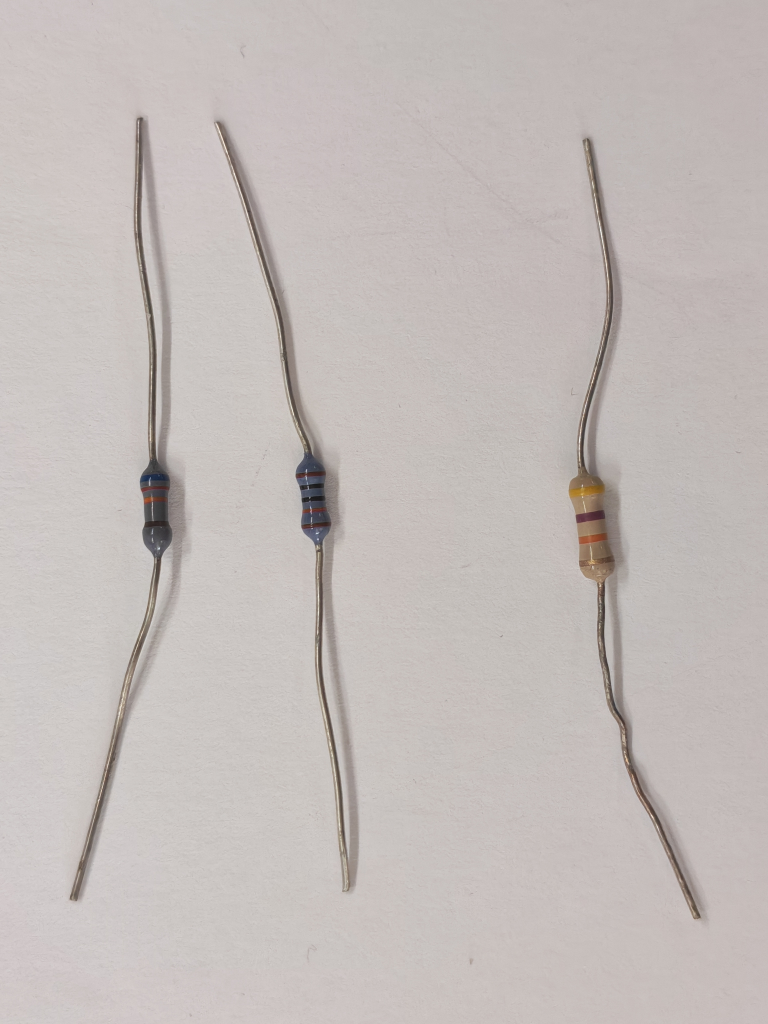
#> input picture Resistor Dataset/IMG_20261021_165521_edit_481341686314714.jpg, 3072 x 4096 px (shown at 1/4 size); its folder holds only this picture in this run
$ python stage1_preprocessing.py
#> lines starting #> are read from the running program, lines starting #| are printed output that depends on the picture
"""
Machine Vision (UFMFRR-15-M) - Group Project
Stage 1: Radiometric & Spatial Preprocessing (Units 2, 4, 5)

Primary Contributor: Jakub Wrzyszcz

Unified Pipeline Methodology:
  1. Luminance Decoupling & Contrast Normalisation (Units 2 & 4):
     Applies Contrast Limited Adaptive Histogram Equalisation (CLAHE) exclusively
     to perceptual Luminance (CIE LAB L-channel) to enhance shadow details and flatten
     lighting gradients without distorting colour chromaticity (Hue / Saturation).
     - Apples (clipLimit=2.5, tileGridSize=(8, 8)): Compensates for harsh orchard canopy shadows.
     - Resistors (clipLimit=2.0, tileGridSize=(8, 8)): Flattens uneven workbench illumination.
  2. Spatial Denoising (Unit 5):
     Applies Median filtering and 3x3 Gaussian smoothing across RGB space. Denoising in RGB
     avoids phase wrap-around artefacts at the 0/179 Hue boundary.
     - Apples (3x3 median): Suppresses fine sensor noise while preserving edge boundaries.
     - Resistors (5x5 median): Attenuates specular glare streaks along cylindrical bodies.
  3. Channel Representation (Unit 2):
     Extracts denoised RGB, clean HSV channels, and true Unit 2 Intensity:
     I = (R + G + B) / 3.
"""

import os
import glob
import cv2
import numpy as np
import matplotlib.pyplot as plt


def compute_unit2_intensity(rgb_img):
    """Computes true Unit 2 Slide 25 Intensity: I = (R + G + B) / 3."""
    return np.mean(rgb_img.astype(np.float32), axis=2).astype(np.uint8)


def preprocess_stage1(rgb_img, mode="apple"):
    """
    Stage 1 Unified Preprocessing for both Apples and Resistors:
      - Normalizes contrast via CLAHE on perceptual Luminance (LAB L).
      - Denoises spatially using median + Gaussian smoothing.
      - Returns preprocessed RGB, H, S, V, true Unit 2 Intensity I, raw L, and equalised L.
    """
    # 1. Decoupled Contrast Normalisation on Luminance (Units 2 & 4)
    lab = cv2.cvtColor(rgb_img, cv2.COLOR_RGB2LAB)
    l_raw, a_chan, b_chan = cv2.split(lab)

    clip = 2.5 if mode == "apple" else 2.0
    clahe = cv2.createCLAHE(clipLimit=clip, tileGridSize=(8, 8))
    l_eq = clahe.apply(l_raw)

    eq_rgb = cv2.cvtColor(cv2.merge([l_eq, a_chan, b_chan]), cv2.COLOR_LAB2RGB)

    # 2. Spatial Denoising in RGB (Unit 5)
    k_med = 3 if mode == "apple" else 5
    denoised_rgb = cv2.medianBlur(eq_rgb, k_med)
    preprocessed_rgb = cv2.GaussianBlur(denoised_rgb, (3, 3), 0.8)

    # 3. Channel Extraction
    hsv = cv2.cvtColor(preprocessed_rgb, cv2.COLOR_RGB2HSV)
    h, s, v = cv2.split(hsv)
    i_unit2 = compute_unit2_intensity(preprocessed_rgb)

    return preprocessed_rgb, h, s, v, i_unit2, l_raw, l_eq


def plot_hist_and_cdf(ax, channel, title):
    """Plots normalized histogram and Cumulative Distribution Function (Unit 4 Slide 9)."""
    hist = cv2.calcHist([channel], [0], None, [256], [0, 256]).ravel()
    hist_norm = hist / hist.sum()
    cdf = hist_norm.cumsum()

    ax.bar(range(256), hist_norm, color="steelblue", alpha=0.6, width=1.0, label="PDF")
    ax_cdf = ax.twinx()
    ax_cdf.plot(cdf, color="crimson", linewidth=1.8, label="CDF")
    ax_cdf.set_ylim(0, 1.05)
    ax.set_xlim(0, 255)
    ax.set_title(title, fontsize=10)
    ax.set_xlabel("Pixel Intensity [0-255]")


def process_single_stage1(img_path, mode, out_filename):
    """Loads, preprocesses, and plots 4-panel diagnostic for one dataset image."""
    raw_bgr = cv2.imread(img_path)
    if raw_bgr is None:
        print(f"[ERROR] Could not read image at {img_path}")
        return None

    # Rescale high-res images to max dimension 1280 to standardise spatial scale
    h, w = raw_bgr.shape[:2]
    if max(h, w) > 1280:
        scale = 1280.0 / max(h, w)
        raw_bgr = cv2.resize(raw_bgr, (int(w * scale), int(h * scale)), interpolation=cv2.INTER_AREA)

    raw_rgb = cv2.cvtColor(raw_bgr, cv2.COLOR_BGR2RGB)
    print(f"[{mode.upper()}] Loaded: {os.path.basename(img_path)} (Shape: {raw_rgb.shape})")

    clean_rgb, h_ch, s_ch, v_ch, i_ch, l_raw, l_eq = preprocess_stage1(raw_rgb, mode=mode)

    # 4-Panel Report Diagnostic Figure
    fig, axes = plt.subplots(2, 2, figsize=(13, 9))
    axes[0, 0].imshow(raw_rgb)
    axes[0, 0].set_title(f"(a) Raw {mode.capitalize()} RGB: {os.path.basename(img_path)}")
    axes[0, 0].axis("off")

    axes[0, 1].imshow(clean_rgb)
    k_desc = "3x3" if mode == "apple" else "5x5"
    axes[0, 1].set_title(f"(b) Stage 1 Output (Luminance CLAHE + RGB {k_desc} Median/Gaussian)")
    axes[0, 1].axis("off")

    plot_hist_and_cdf(axes[1, 0], l_raw, "(c) Raw Luminance Histogram & CDF")
    plot_hist_and_cdf(axes[1, 1], l_eq, "(d) Post-CLAHE Luminance Histogram & CDF")

    plt.tight_layout()
    os.makedirs("output", exist_ok=True)
    out_path = os.path.join("output", out_filename)
    plt.savefig(out_path, dpi=200, bbox_inches="tight")

    try:
        from IPython import get_ipython
        if get_ipython() is not None:
            plt.show()
        else:
            plt.close()
    except Exception:
        plt.close()

    print(f"  -> Saved Stage 1 diagnostic: {out_path}")
    return clean_rgb


def run_stage1():
    print("=" * 60)
    print("Machine Vision (UFMFRR-15-M) - Stage 1 Preprocessing (Dual Pipeline)")
    print("=" * 60)

    # 1. Apples (MinneApple Dataset)
    apple_files = (
        glob.glob("minneapple-1-1/train/*.jpg")
        or glob.glob("/content/minneapple-1-1/train/*.jpg")
        or glob.glob("**/train/*.jpg", recursive=True)
    )
    if apple_files:
        process_single_stage1(apple_files[0], mode="apple", out_filename="stage1_apple_output.png")
    else:
        print("[WARNING] No apple images found in minneapple-1-1/train/.")

    # 2. Resistors (Captured Resistor Dataset)
    resistor_files = (
        glob.glob("Resistor Dataset/*.jpg")
        or glob.glob("Resistor Dataset/*.png")
        or glob.glob("/content/Resistor Dataset/*.jpg")
        or glob.glob("**/Resistor Dataset/*.jpg", recursive=True)
    )
    if resistor_files:
        process_single_stage1(resistor_files[0], mode="resistor", out_filename="stage1_resistor_output.png")
#> in process_single_stage1, raw_bgr is the input picture: shape (4096, 3072, 3); mean B, G, R 185.5, 188.1, 195.2
#| [RESISTOR] Loaded: IMG_20261021_165521_edit_481341686314714.jpg (Shape: (1280, 960, 3))
#> in preprocess_stage1, `lab = cv2.cvtColor(rgb_img, cv2.COLOR_RGB2LAB)`: lab: shape (1280, 960, 3); mean of channels 0, 1, 2 195.8, 129.9, 130.3
#> in preprocess_stage1, `l_eq = clahe.apply(l_raw)`:
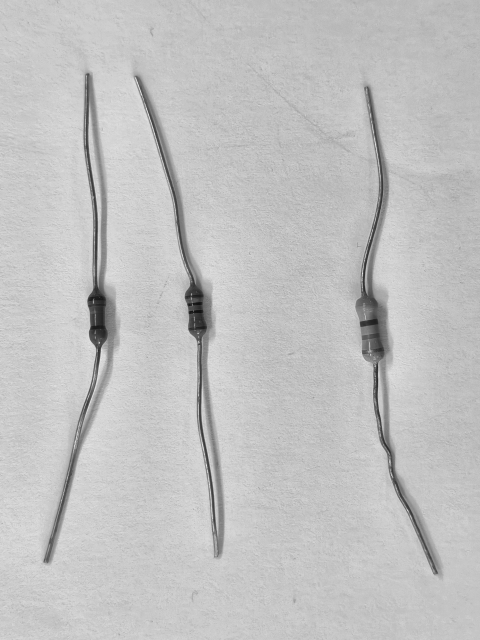
#> l_eq: shape (1280, 960) (shown at 1/2 size); min 14, max 250, mean 193.3
#> in preprocess_stage1, `hsv = cv2.cvtColor(preprocessed_rgb, cv2.COLOR_RGB2HSV)`: hsv: shape (1280, 960, 3); mean H, S, V 10.5, 13.4, 192.8
#> in preprocess_stage1, `h, s, v = cv2.split(hsv)`:
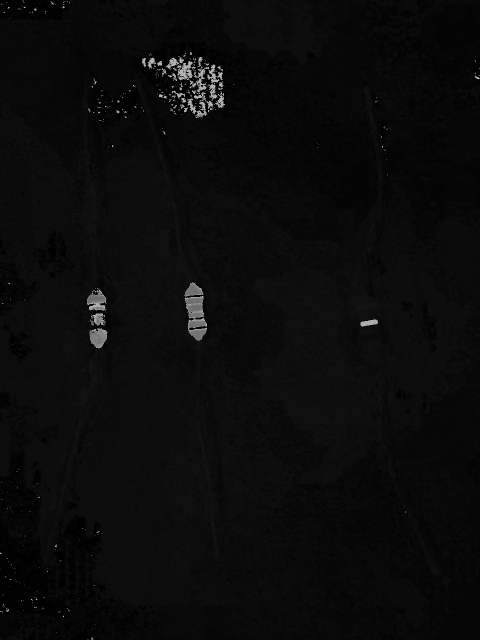
#> h: shape (1280, 960) (shown at 1/2 size); min 0, max 179, mean 10.5
#> in preprocess_stage1, `h, s, v = cv2.split(hsv)`:
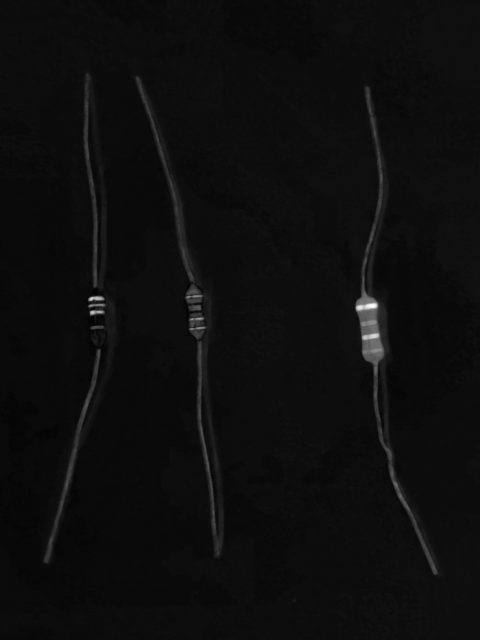
#> s: shape (1280, 960) (shown at 1/2 size); min 0, max 250, mean 13.4
#> in plot_hist_and_cdf, `hist = cv2.calcHist([channel], [0], None, [256], [0, 256]).ravel()`: hist = 256 values, max 80239 at index 204, min 0 at index 0, mean 4800
#> in plot_hist_and_cdf, `hist_norm = hist / hist.sum()`: hist_norm = 256 values, max 0.0653 at index 204, min 0 at index 0, mean 0.00391
#> in plot_hist_and_cdf, `cdf = hist_norm.cumsum()`: cdf = 256 values from 0 to 1
#> in process_single_stage1, `plt.savefig(out_path, dpi=200, bbox_inches="tight")`:
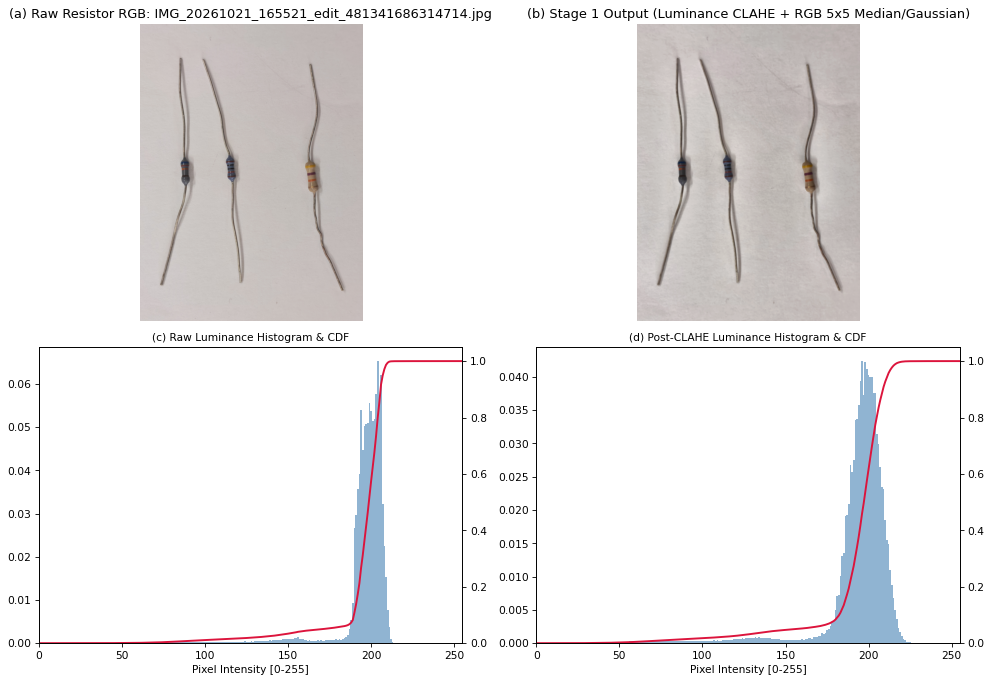
#> figure drawn by matplotlib, 6 panels; panel 3: tallest bar 0.0653 high, from x = 203.5 to 204.5; panel 4: tallest bar 0.0424 high, from x = 195.5 to 196.5; panel 5: curve peaks at x = 248, y = 1; panel 6: curve peaks at x = 250, y = 1
    else:
        print("[WARNING] No resistor images found in 'Resistor Dataset'.")

    print("\nStage 1 successfully executed across both tasks!")
    print("=" * 60)


if __name__ == "__main__":
    run_stage1()

$ run again, on Resistor Dataset/IMG_20261104_164324.jpg
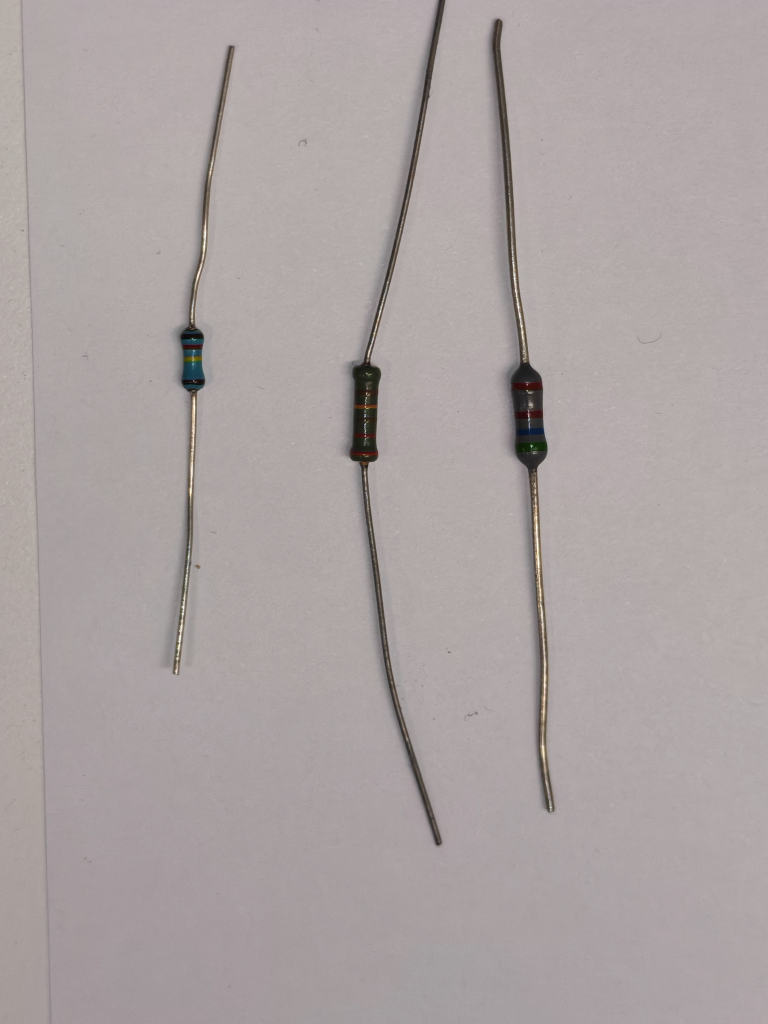
#> input picture Resistor Dataset/IMG_20261104_164324.jpg, 3072 x 4096 px (shown at 1/4 size)
#> in process_single_stage1, raw_bgr is the input picture: shape (4096, 3072, 3); mean B, G, R 162.9, 163, 171.5
#> raw_bgr: shape (1280, 960, 3)
#| [RESISTOR] Loaded: IMG_20261104_164324.jpg (Shape: (1280, 960, 3))
#> lab: shape (1280, 960, 3); mean of channels 0, 1, 2 172.5, 131, 129.3
#> hsv: shape (1280, 960, 3); mean H, S, V 59.3, 14.8, 172.1
#> in preprocess_stage1, `h, s, v = cv2.split(hsv)`:
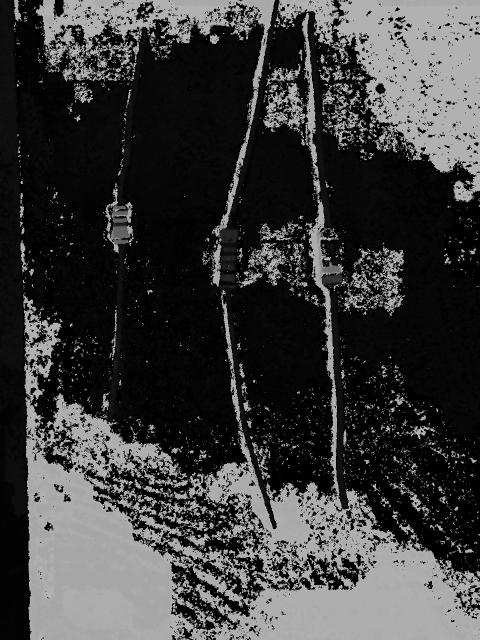
#> h: shape (1280, 960) (shown at 1/2 size); min 0, max 179, mean 59.3
#> in preprocess_stage1, `h, s, v = cv2.split(hsv)`:
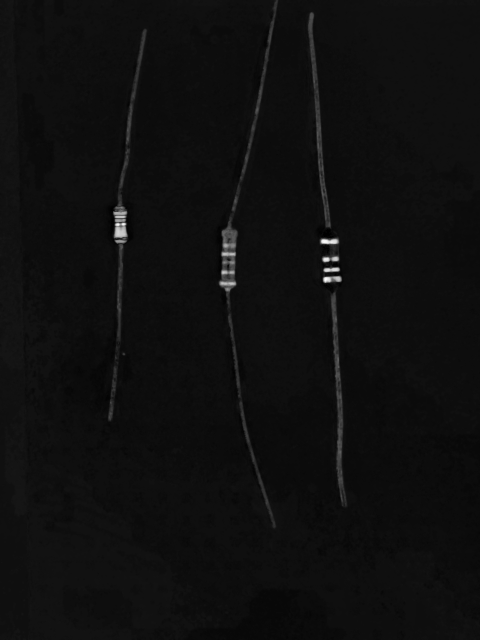
#> s: shape (1280, 960) (shown at 1/2 size); min 0, max 255, mean 14.8
#> hist = 256 values, max 107132 at index 180, min 0 at index 0, mean 4800
#> hist_norm = 256 values, max 0.0872 at index 180, min 0 at index 0, mean 0.00391
#> cdf = 256 values from 0 to 1

$ run again, on Resistor Dataset/IMG_20261021_165544.jpg
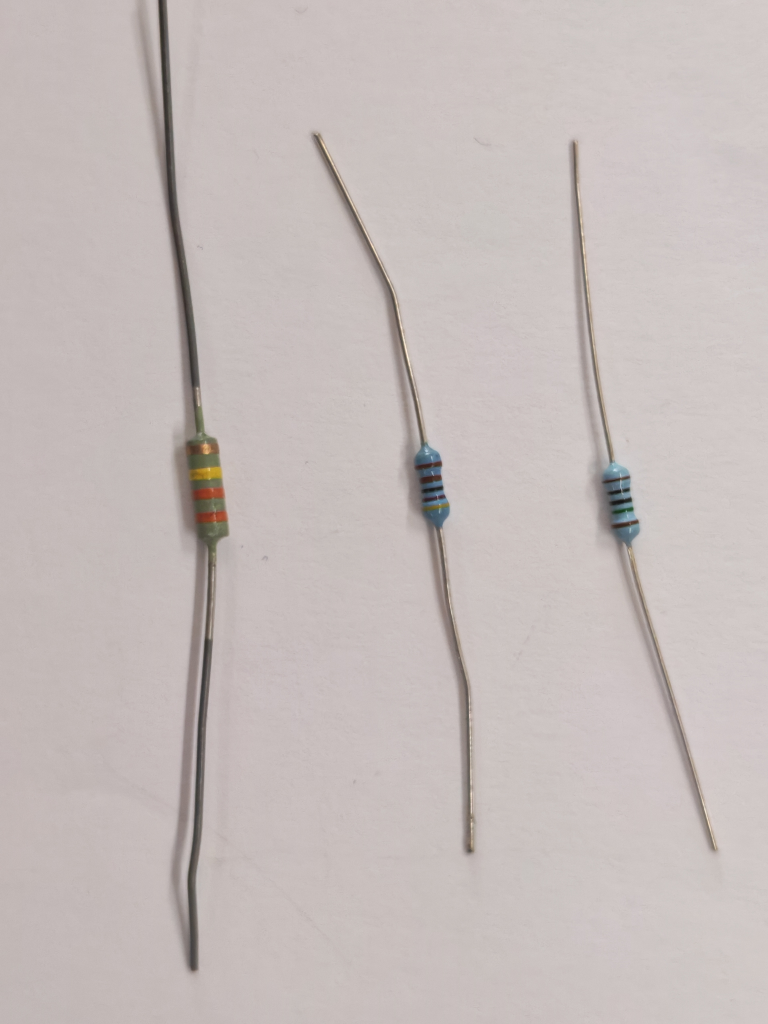
#> input picture Resistor Dataset/IMG_20261021_165544.jpg, 3072 x 4096 px (shown at 1/4 size)
#> in process_single_stage1, raw_bgr is the input picture: shape (4096, 3072, 3); mean B, G, R 186.4, 188.2, 197.3
#> raw_bgr: shape (1280, 960, 3)
#| [RESISTOR] Loaded: IMG_20261021_165544.jpg (Shape: (1280, 960, 3))
#> lab: shape (1280, 960, 3); mean of channels 0, 1, 2 196.3, 130.6, 130.1
#> hsv: shape (1280, 960, 3); mean H, S, V 9.4, 14.7, 196.6
#> in preprocess_stage1, `h, s, v = cv2.split(hsv)`:
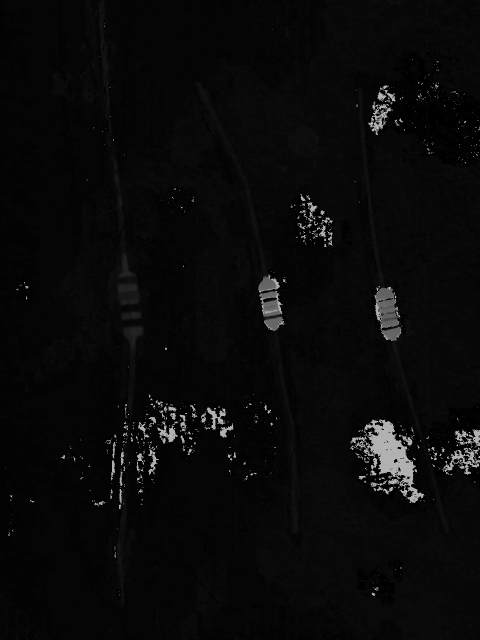
#> h: shape (1280, 960) (shown at 1/2 size); min 0, max 179, mean 9.4
#> in preprocess_stage1, `h, s, v = cv2.split(hsv)`:
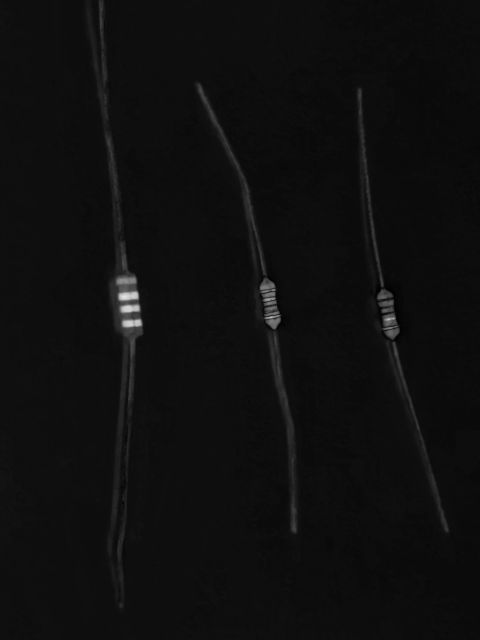
#> s: shape (1280, 960) (shown at 1/2 size); min 0, max 228, mean 14.7
#> hist = 256 values, max 99649 at index 197, min 0 at index 0, mean 4800
#> hist_norm = 256 values, max 0.0811 at index 197, min 0 at index 0, mean 0.00391
#> cdf = 256 values from 0 to 1
